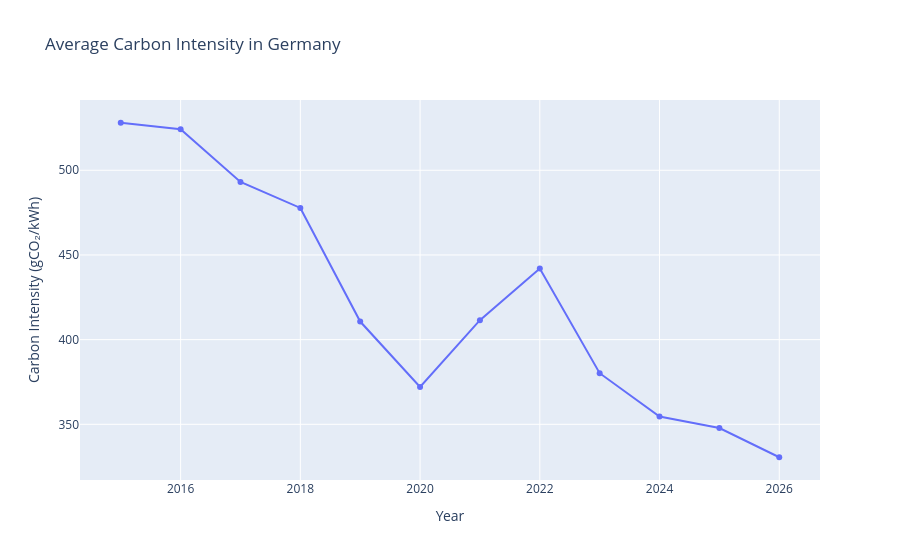

The notebook cell this image was saved under:
### Markdown cell above
### Interpretation of Demand and Carbon Intensity Trends

The annual averages show different long-term developments in German
electricity demand and carbon intensity.

Average monthly electricity demand changes relatively moderately over the
observation period. It decreases from approximately 46.4 TWh in 2015 to
42.2 TWh in 2026, although the development is not continuous.

Carbon intensity shows a much stronger downward trend. Average intensity
falls from approximately 528 gCO₂/kWh in 2015 to 331 gCO₂/kWh in 2026,
representing a reduction of roughly 37%.

The decline is not monotonic. Carbon intensity temporarily increases in
2021 and 2022 before falling again from 2023 onwards. This indicates that
the long-term reduction contains shorter-term fluctuations that should be
investigated together with changes in the electricity generation mix.

The substantially larger reduction in carbon intensity compared with
electricity demand suggests that changes in demand alone cannot explain
the observed decline in emissions intensity. The composition of electricity
generation is therefore an important variable for the subsequent analysis.

The 2026 values represent January to August only and should therefore be
interpreted as year-to-date averages rather than complete annual values.

### Code cell
fig = px.line(
    germany_annual,
    x="year",
    y="avg_carbon_intensity",
    markers=True,
    title="Average Carbon Intensity in Germany",
    labels={
        "year": "Year",
        "avg_carbon_intensity": "Carbon Intensity (gCO₂/kWh)",
    },
)

fig.show()

### Figure 1 — Plotly figure (JSON) as saved in the notebook; plotly's stock layout.template omitted (floating-point values rounded to 4 significant figures)
{"data": [{"hovertemplate": "Year=%{x}<br>Carbon Intensity (gCO₂/kWh)=%{y}<extra></extra>", "legendgroup": "", "line": {"color": "#636efa", "dash": "solid"}, "marker": {"symbol": "circle"}, "mode": "lines+markers", "name": "", "orientation": "v", "showlegend": false, "type": "scatter", "x": [2015, 2016, 2017, 2018, 2019, 2020, 2021, 2022, 2023, 2024, 2025, 2026], "xaxis": "x", "y": [528.1, 524.2, 493.1, 477.8, 410.7, 372.1, 411.5, 441.9, 380.2, 354.6, 347.8, 330.6], "yaxis": "y"}], "layout": {"legend": {"tracegroupgap": 0}, "title": {"text": "Average Carbon Intensity in Germany"}, "xaxis": {"anchor": "y", "domain": [0, 1], "title": {"text": "Year"}}, "yaxis": {"anchor": "x", "domain": [0, 1], "title": {"text": "Carbon Intensity (gCO₂/kWh)"}}}}
